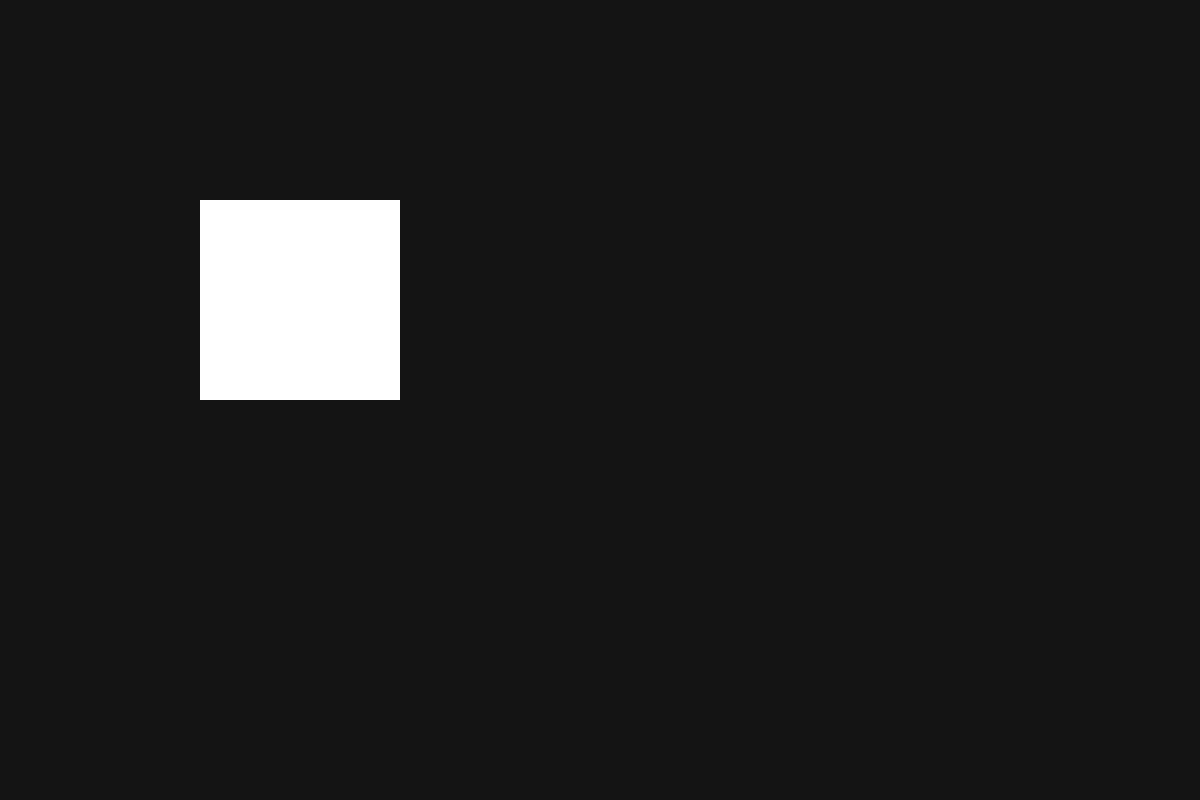
Frame 1 (no input)
Frame 60 (no input): identical to frame 1, image omitted
Frame 120 (the mouse pressed at the canvas centre since frame 60): identical to frame 1, image omitted

The p5.js sketch that drew this single still picture (run headless with seeded random() and noise() and a simulated clock; from frame 60 on, the mouse is pressed at the canvas centre):

// p5.js sketch
// ── sketch.js
function preload() {}
function setup() {
  createCanvas(1200, 800);
}
function draw() {
  background(20);
  noStroke();
  rect(200, 200, 200, 200);
}
